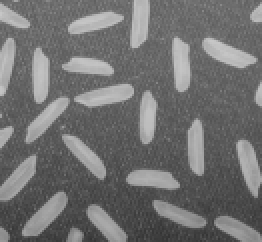
%> input picture Assignment-2/rice.png, 131 x 121 px (shown 2 times larger)
$ octave mid.m   (GNU Octave 9; MATLAB toolbox functions it lacks are replaced by stand-ins)
%> lines starting %> are read from the running program, lines starting %| are printed output that depends on the picture; in (x1, y1, x2, y2) boxes, pixels count from 0 and x2, y2 are one past the last pixel; in counts of white or black regions, pixels touching at a corner belong together; the program's own positions count from 1; long printed decimals are rounded
%%%%% This is a Matlab Midterm Answers, CIS-694, 03/15/2021
%%%%% Name: Anil Pavuluru
%%%%% csu id:2782551
%%%%% a.pavuluru@vikes.csuohio.edu
%%%%% ---------------------------------------------------------------------
%% preparation, do not modify this part
clear all;
clc;
close all;
I=imread('rice.png');
%> I is the input picture: size 121x131 uint8; min 52, max 199, mean 112.7
%% rice segmentation, rice detection, draw the tight bounding box and center of each rice instance
%---fill your code here---
radius = 1;
P = imadjust(I);
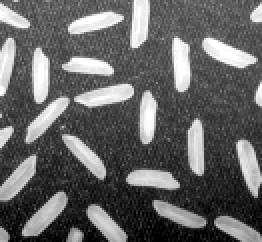
%> P: size 121x131 uint8 (shown 2 times larger); min 0, max 255, mean 101.4
Q = imbinarize(P);
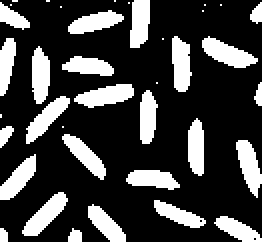
%> Q: size 121x131 logical (shown 2 times larger); 25.6% white; 38 white regions (13 under 20 px), largest, box (x1, y1, x2, y2) and area: (101, 18, 129, 34) 232, (37, 42, 67, 54) 226, (11, 96, 34, 118) 221
R = strel('disk', radius);
Q = imopen(Q, R);
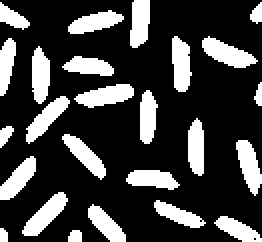
%> Q: size 121x131 logical (shown 2 times larger); 25.3% white; 25 white regions
s = regionprops(Q,'area','centroid','BoundingBox');
%> s = 25 regions; largest, box (x1, y1, x2, y2), Area and Centroid: (101, 18, 129, 34) 231 [114.3 27.4], (37, 42, 67, 54) 224 [53.5 48.4], (11, 96, 34, 118) 221 [23.3 108.1], (86, 18, 96, 46) 213 [91.1 32.8], (118, 70, 131, 98) 211 [125.2 83.3]
centroids = cat(1,s.Centroid);
%> centroids = 25 rows, first 12: [6.91 9.47; 3.89 32.69; 3.34 68.06; 9.73 90.1; 2.36 118.3; 23.31 108.1; 23.81 59.74; 20.77 38.3; 45.05 33.76; 43.15 78.32; 48.06 11.74; 38.22 118.8]
BoundingBox = cat(1,s.BoundingBox);
%> BoundingBox = 25 rows, first 8: [0.5 1.5 15 14; 0.5 19.5 8 29; 0.5 63.5 7 11; 0.5 78.5 18 22; 0.5 114.5 4 7; 11.5 96.5 23 22; 13.5 48.5 22 24; 16.5 23.5 9 29]
RGB = insertShape(I,'Rectangle',BoundingBox,'Color','green');
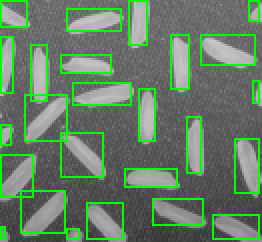
%> RGB: size 121x131x3 uint8 (shown 2 times larger); mean R, G, B 101.1, 126.7, 101.1
figure,
subplot(2,2,1);
imshow(P);
title('RICE Original');
subplot(2,2,2);
imshow(Q);
title('RICE Segmentation');
subplot(2,2,3);
imshow(RGB);
title('RICE Detection');
hold on
plot(centroids(:,1),centroids(:,2),'r*')
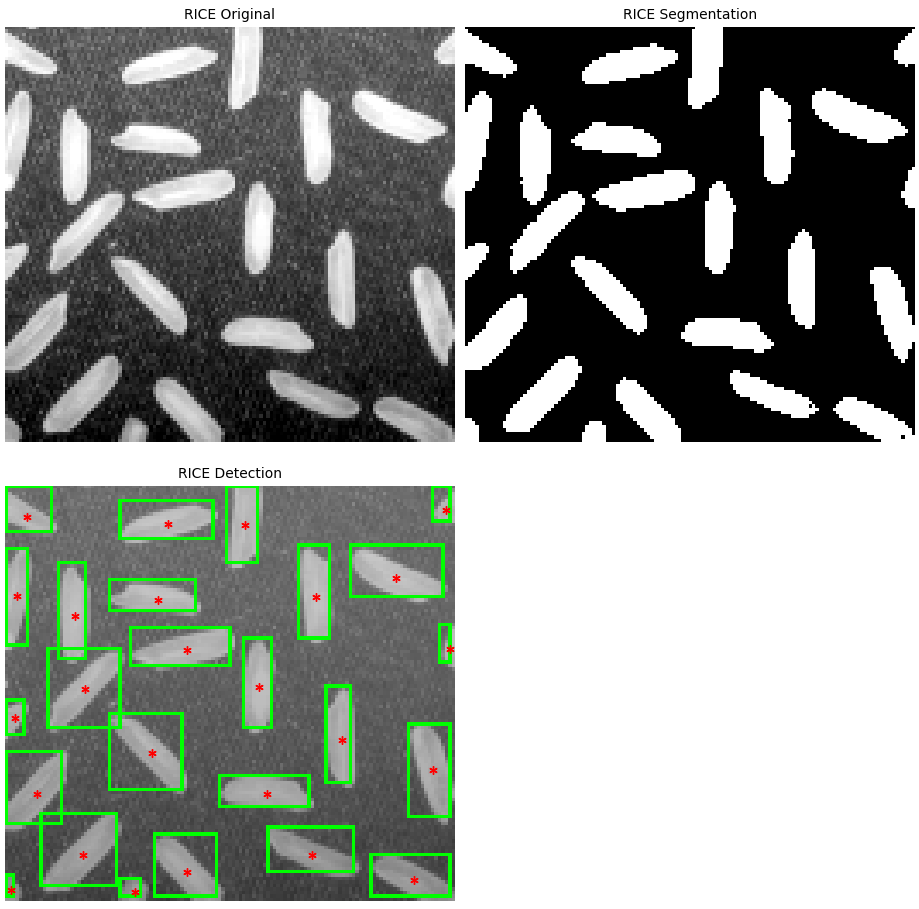
%> figure redrawn from the program's plot data, 3 panels
area = cat(1,s.Area);
%> area = 25 values, max 231 at index 21, min 25 at index 5, mean 160.4
disp('-----Done for MIDTERM Question -----');
%% printing the results, do not modify this part
fprintf('Total rice number: %d \n', length(area));
%| Total rice number: 25
fprintf('Mean rice area: %f \n', mean(area));
%| Mean rice area: 160.360
fprintf('Max rice area: %f \n', max(area));
%| Max rice area: 231.000
fprintf('Min rice area: %f \n', min(area));
%| Min rice area: 25.000

$ run again, with Assignment-2/Circuit.jpg saved as Assignment-2/rice.png
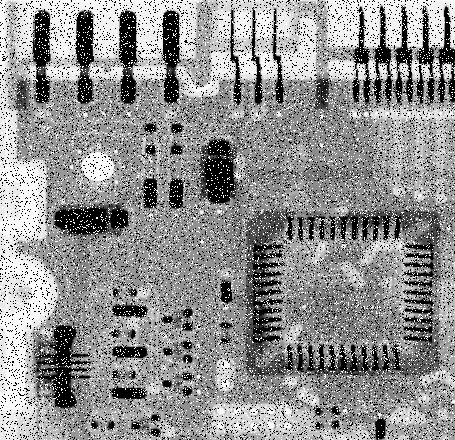
%> input picture Assignment-2/Circuit.jpg, 455 x 440 px
%> I is the input picture: size 440x455 uint8; min 0, max 255, mean 144.1
%> `Q = imopen(Q, R);`:
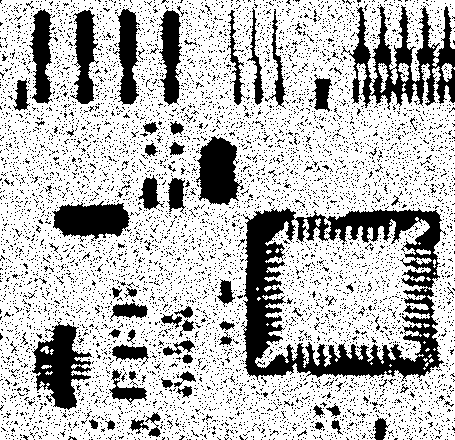
%> Q: size 440x455 logical; 72.7% white; 7469 black regions (7392 under 20 px)
%> s = 36 regions; largest, box (x1, y1, x2, y2), Area and Centroid: (0, 0, 455, 440) 144628 [224.5 221.8], (378, 63, 389, 93) 156 [383.7 76.1], (441, 63, 455, 82) 138 [447.9 72.1], (398, 63, 409, 82) 132 [404.5 72.1], (416, 249, 431, 255) 61 [423.9 252.5]
%> centroids = 36 rows, first 12: [224.5 221.8; 45.9 350.3; 46.63 367.3; 49.44 373.6; 52.21 352.1; 72 439.8; 131 400; 258 289.5; 259.3 299.3; 269.2 252.3; 268 325; 277.8 251.2]
%> BoundingBox = 36 rows, first 8: [0.5 0.5 455 440; 40.5 346.5 9 8; 41.5 365.5 11 4; 45.5 371.5 8 4; 50.5 349.5 4 6; 70.5 438.5 3 2; 129.5 398.5 3 3; 256.5 287.5 3 4]
%> `plot(centroids(:,1),centroids(:,2),'r*')`:
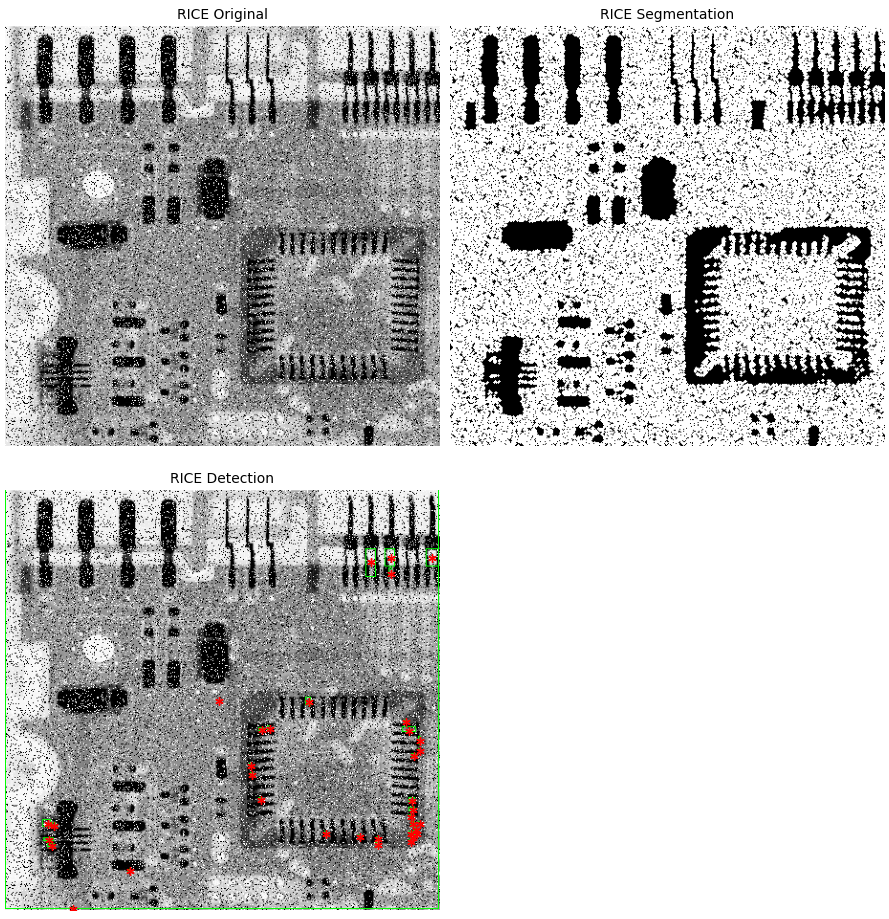
%> figure redrawn from the program's plot data, 3 panels
%> area = 36 values, max 144628 at index 1, min 4 at index 6, mean 4041.9
%| Total rice number: 36
%| Mean rice area: 4041.917
%| Max rice area: 144628.000
%| Min rice area: 4.000

$ run again, with Assignment-2/Food.jpg saved as Assignment-2/rice.png
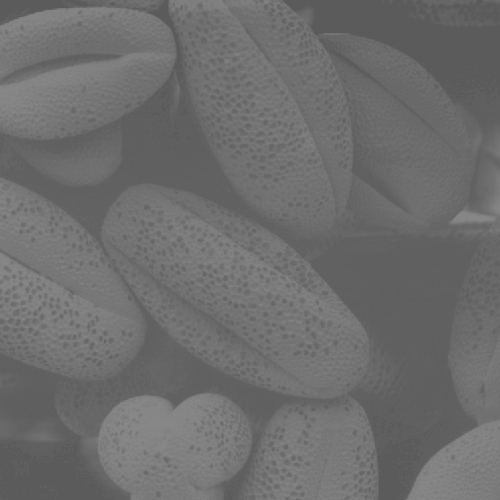
%> input picture Assignment-2/Food.jpg, 500 x 500 px
%> I is the input picture: size 500x500 uint8; min 90, max 138, mean 109.1
%> `Q = imopen(Q, R);`:
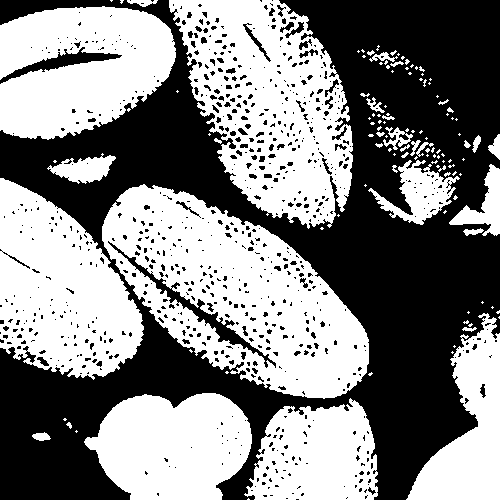
%> Q: size 500x500 logical; 52% white; 798 black regions (718 under 20 px)
%> s = 123 regions; largest, box (x1, y1, x2, y2), Area and Centroid: (102, 184, 369, 399) 29536 [238.4 293.5], (169, 0, 353, 229) 24362 [271.6 105.9], (0, 178, 144, 380) 18721 [61 290.6], (0, 6, 176, 140) 17591 [80.3 68.9], (84, 393, 252, 500) 13685 [173.5 446.9]
%> centroids = 123 rows, first 12: [80.29 68.9; 60.99 290.6; 42 437.3; 84.77 169.7; 55.5 162; 65.5 420; 69.96 425.7; 77 432; 173.5 446.9; 238.4 293.5; 112 1.25; 122.3 2.1]
%> BoundingBox = 123 rows, first 8: [0.5 6.5 176 134; 0.5 178.5 144 202; 32.5 432.5 19 9; 47.5 153.5 69 31; 53.5 160.5 4 3; 63.5 418.5 4 3; 66.5 422.5 6 7; 75.5 430.5 3 3]
%> `plot(centroids(:,1),centroids(:,2),'r*')`:
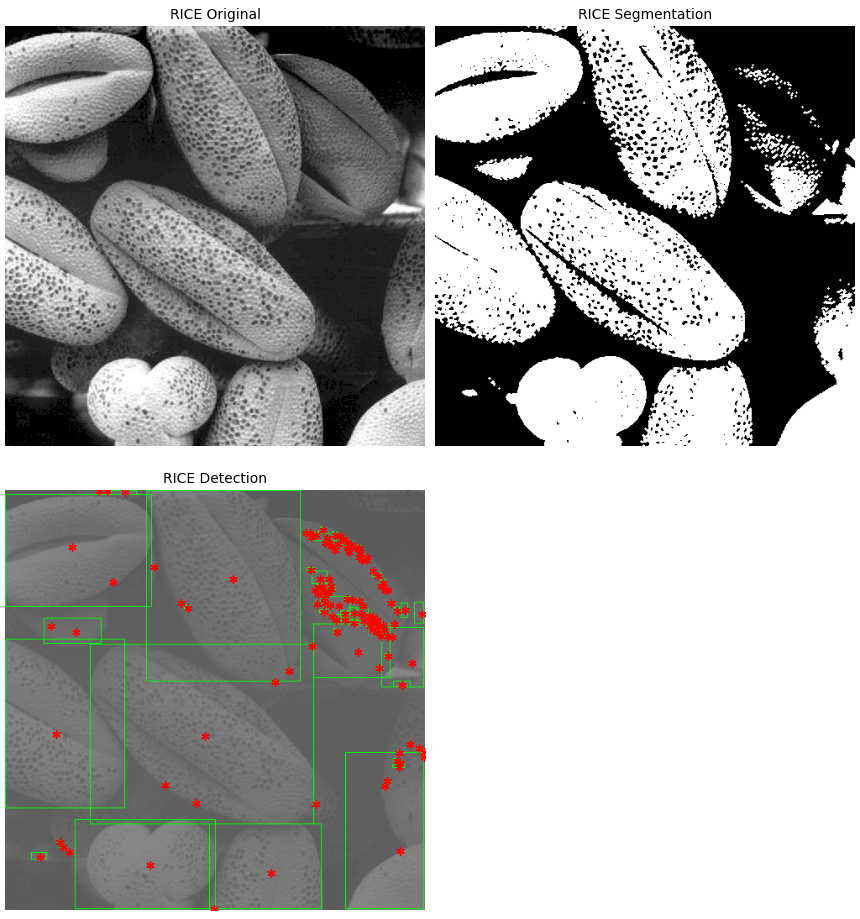
%> figure redrawn from the program's plot data, 3 panels
%> area = 123 values, max 29536 at index 10, min 4 at index 11, mean 1056.7
%| Total rice number: 123
%| Mean rice area: 1056.650
%| Max rice area: 29536.000
%| Min rice area: 4.000
